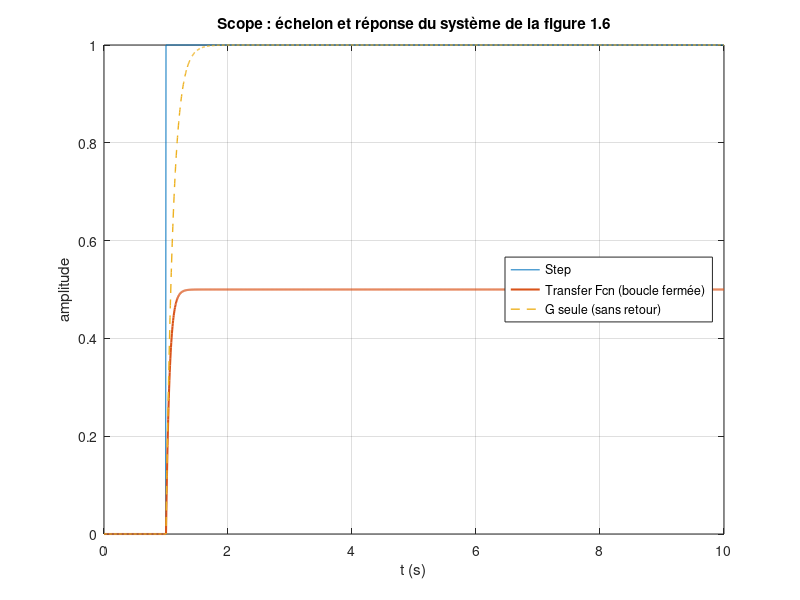
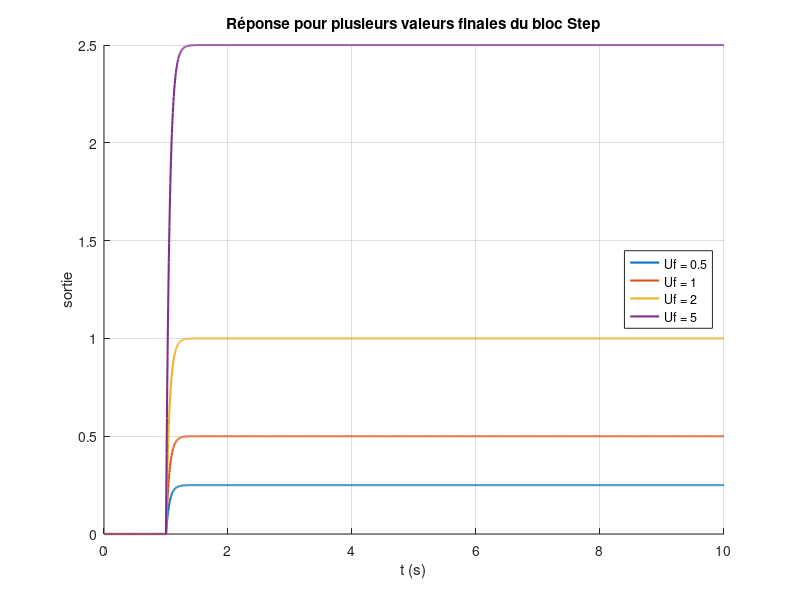

Source code (MATLAB) for these figures, in order:
%% TP1 : Initialisation à Matlab Simulink
% Automatique linéaire échantillonnée - IIA 3, INSAT
% Youssef El Mhamdi, IIA 3/1 - projet Nyquist
%
% Le TP se fait dans Simulink. Ce script calcule avec la Control System
% Toolbox exactement ce que doit afficher le Scope, pour vérifier le modèle.
% Le modèle Simulink de la figure 1.6 se construit sans clic avec
% matlab/simulink/build_models.m.
% Les lignes marquées "@param" sont les valeurs réglables (curseurs du site).
clear; close all; clc;

%% III.1 Schéma bloc de G(p) = 9/(s+9) : Step, Sum, Transfer Fcn, Mux, Scope
% Attention (errata E-AE15) : l'énoncé parle du système G, mais la figure 1.6
% ramène la sortie sur le comparateur (Sum + -). Le Scope montre donc la
% boucle fermée F = G/(1+G) = 9/(s+18), et non G seule :
%   gain statique : F(0) = 9/18 = 0.5   (G(0) = 1 en boucle ouverte)
%   constante de temps : 1/18 s          (1/9 s en boucle ouverte)
G = tf(9, [1 9])                % Transfer Fcn : numérateur [9], dénominateur [1 9]
F = feedback(G, 1)              % boucle de la figure 1.6
F_main = tf(9, [1 18]);         % calcul à la main : G/(1+G) = 9/(s+9+9)
gain_statique = dcgain(F)       % 0.5
tau = -1/pole(F)                % 1/18 s
gain_statique_bo = dcgain(G)    % 1
tau_bo = -1/pole(G)             % 1/9 s

t_step = 1;                     % @param t_step [s] instant du saut (bloc Step : 1 s par défaut ; multiple de 5 ms)
Uf = 1;                         % @param Uf valeur finale du bloc Step (1 par défaut)
t = linspace(0, 10, 2001);      % durée de simulation par défaut de Simulink : 10 s
u = Uf * (t >= t_step);         % sortie du bloc Step
apres = t >= t_step;            % la réponse est la réponse indicielle décalée de t_step
y = zeros(size(t));  y(apres) = Uf * step(F, t(apres) - t_step);       % voie 2 du Mux
y_bo = zeros(size(t)); y_bo(apres) = Uf * step(G, t(apres) - t_step);  % G seule, sans retour

figure('Name', 'III.1 - Scope de la figure 1.6');
plot(t, u, t, y, 'LineWidth', 1.5); hold on;
plot(t, y_bo, '--', 'LineWidth', 1); hold off; grid on;
xlabel('t (s)'); ylabel('amplitude');
legend('Step', 'Transfer Fcn (boucle fermée)', 'G seule (sans retour)', 'Location', 'east');
title('Scope : échelon et réponse du système de la figure 1.6');

y_final = y(end)                % 0.5*Uf : le Scope se stabilise à 0.5
t5 = t_step + 3*tau             % temps de réponse à 5 % (3 tau)

%% III.2 Faire varier la valeur finale du bloc Step
% Le système est linéaire : la sortie est proportionnelle à l'entrée.
% Multiplier Uf multiplie la valeur finale (0.5*Uf), sans changer la forme
% de la réponse ni la constante de temps (1/18 s).
Uf_liste = [0.5 1 2 5];         % @param Uf_liste valeurs finales essayées
y_finaux = zeros(size(Uf_liste));
figure('Name', 'III.2 - Effet de la valeur finale du Step');
hold on;
for i = 1:numel(Uf_liste)
    yi = zeros(size(t));
    yi(apres) = Uf_liste(i) * step(F, t(apres) - t_step);
    y_finaux(i) = yi(end);
    plot(t, yi, 'LineWidth', 1.5);
end
hold off; grid on;
xlabel('t (s)'); ylabel('sortie');
legend(arrayfun(@(v) sprintf('Uf = %g', v), Uf_liste, 'UniformOutput', false), 'Location', 'east');
title('Réponse pour plusieurs valeurs finales du bloc Step');
rapport_sortie_entree = y_finaux ./ Uf_liste   % toujours 0.5 = gain statique de F
